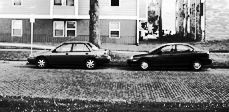
#> input picture object-detection/question_2/test/test-3.pgm, 229 x 112 px
$ python main.py
#> lines starting #> are read from the running program, lines starting #| are printed output that depends on the picture; after the words box and inside, x2 and y2 are one past the last pixel; in counts of white or black regions, pixels touching at a corner belong together
import os
import cv2 as cv

# [14 lines of commented-out code are left out]

img = cv.imread('./test/test-3.pgm')
#> img is the input picture: shape (112, 229, 3); min 0, max 255, mean 128.7
cars_cascade = cv.CascadeClassifier('./data/cascade_cars.xml')
cars = cars_cascade.detectMultiScale(img, 1.1, 1)
#> cars = [[143, 13, 63, 31], [119, 27, 98, 49], [177, 67, 48, 24], [19, 12, 69, 35], [111, 64, 62, 31], [26, 82, 58, 29], [22, 29, 93, 47], [50, 56, 72, 36], [68, 21, 111, 56], [26, 49, 100, 50], [76, 42, 113, 57]]

print(cars)
#| [[143  13  63  31]
#|  [119  27  98  49]
#|  [177  67  48  24]
#|  [ 19  12  69  35]
#|  [111  64  62  31]
#|  [ 26  82  58  29]
#|  [ 22  29  93  47]
#|  [ 50  56  72  36]
#|  [ 68  21 111  56]
#|  [ 26  49 100  50]
#|  [ 76  42 113  57]]
for (x,y,w,h) in cars:
    cv.rectangle(img, (x, y), (x+w, y+h), (0, 0, 0), 2)
#> this loop made 11 passes
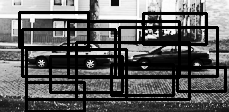
#> img: shape (112, 229, 3); min 0, max 255, mean 94.6

cv.imshow('CARS', img)
cv.waitKey(0)

$ run again, with object-detection/question_2/test/test-0.pgm copied over object-detection/question_2/test/test-3.pgm
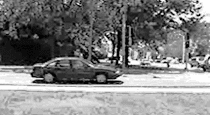
#> input picture object-detection/question_2/test/test-0.pgm, 210 x 115 px
#> img is the input picture: shape (115, 210, 3); min 3, max 254, mean 128.2
#> cars = [[12, 10, 50, 25], [2, 28, 48, 24], [126, 50, 52, 26], [28, 41, 97, 48], [22, 76, 50, 25], [46, 74, 53, 26], [132, 67, 56, 28], [150, 1, 58, 29], [88, 2, 82, 41], [82, 71, 77, 39]]
#| [[ 12  10  50  25]
#|  [  2  28  48  24]
#|  [126  50  52  26]
#|  [ 28  41  97  48]
#|  [ 22  76  50  25]
#|  [ 46  74  53  26]
#> (further printed lines are left out)
#> the loop `for (x,y,w,h) in cars:` made 10 passes
#> after the loop `for (x,y,w,h) in cars:`:
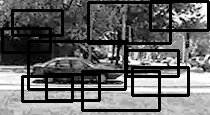
#> img: shape (115, 210, 3); min 0, max 254, mean 100.5

$ run again, with object-detection/question_2/test/test-1.pgm copied over object-detection/question_2/test/test-3.pgm
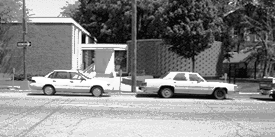
#> input picture object-detection/question_2/test/test-1.pgm, 275 x 137 px
#> img is the input picture: shape (137, 275, 3); min 7, max 255, mean 133.3
#> cars = [[160, 24, 52, 26], [214, 56, 52, 26], [31, 57, 90, 45], [149, 60, 89, 44], [62, 93, 50, 25], [129, 73, 54, 27], [168, 86, 78, 39], [94, 7, 174, 87]]
#| [[160  24  52  26]
#|  [214  56  52  26]
#|  [ 31  57  90  45]
#|  [149  60  89  44]
#|  [ 62  93  50  25]
#|  [129  73  54  27]
#> (further printed lines are left out)
#> the loop `for (x,y,w,h) in cars:` made 8 passes
#> after the loop `for (x,y,w,h) in cars:`:
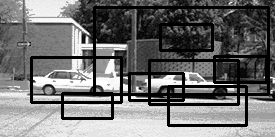
#> img: shape (137, 275, 3); 14.54% of pixels changed, all inside (x1, y1, x2, y2) = (30, 6, 270, 127)

$ run again, with object-detection/question_2/test/test-10.pgm copied over object-detection/question_2/test/test-3.pgm
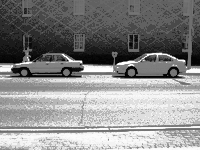
#> input picture object-detection/question_2/test/test-10.pgm, 200 x 150 px
#> img is the input picture: shape (150, 200, 3); min 0, max 255, mean 137.2
#> cars = [[75, 35, 64, 32], [8, 44, 74, 37], [114, 44, 76, 38], [48, 11, 117, 58], [45, 83, 111, 56], [13, 4, 144, 72]]
#| [[ 75  35  64  32]
#|  [  8  44  74  37]
#|  [114  44  76  38]
#|  [ 48  11 117  58]
#|  [ 45  83 111  56]
#|  [ 13   4 144  72]]
#> the loop `for (x,y,w,h) in cars:` made 6 passes
#> after the loop `for (x,y,w,h) in cars:`:
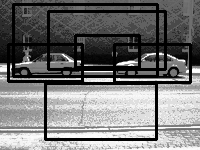
#> img: shape (150, 200, 3); 16.34% of pixels changed, all inside (x1, y1, x2, y2) = (7, 3, 192, 141)
